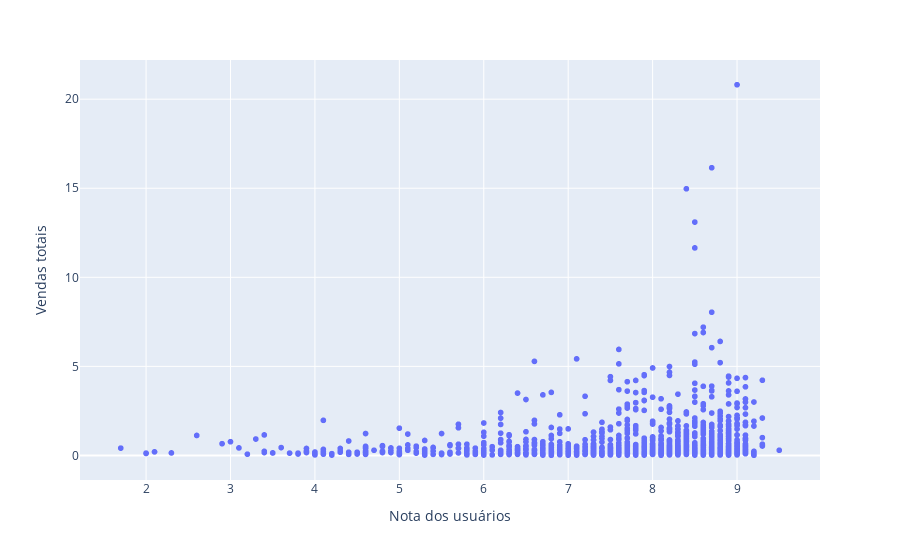

This figure's notebook cell:
### Code cell
# Gráfico de distribuição dos jogos por vendas e nota de usuário
px.scatter(PS2_with_score, x = 'user_score', y = 'total_sales', hover_name = 'name', labels = {'user_score':'Nota dos usuários','total_sales':'Vendas totais'})

### Figure 1 — Plotly figure (JSON) as saved in the notebook; plotly's stock layout.template omitted (floating-point values rounded to 4 significant figures; data arrays with more than 128 entries replaced by an {"elided": "..."} marker saying what was removed)
{"data": [{"hovertemplate": "<b>%{hovertext}</b><br><br>Nota dos usuários=%{x}<br>Vendas totais=%{y}<extra></extra>", "hovertext": {"elided": "1161 str values"}, "legendgroup": "", "marker": {"color": "#636efa", "symbol": "circle"}, "mode": "markers", "name": "", "showlegend": false, "type": "scattergl", "x": {"elided": "1161 float values"}, "xaxis": "x", "y": {"elided": "1161 float values"}, "yaxis": "y"}], "layout": {"legend": {"tracegroupgap": 0}, "margin": {"t": 60}, "xaxis": {"anchor": "y", "domain": [0, 1], "title": {"text": "Nota dos usuários"}}, "yaxis": {"anchor": "x", "domain": [0, 1], "title": {"text": "Vendas totais"}}}}
